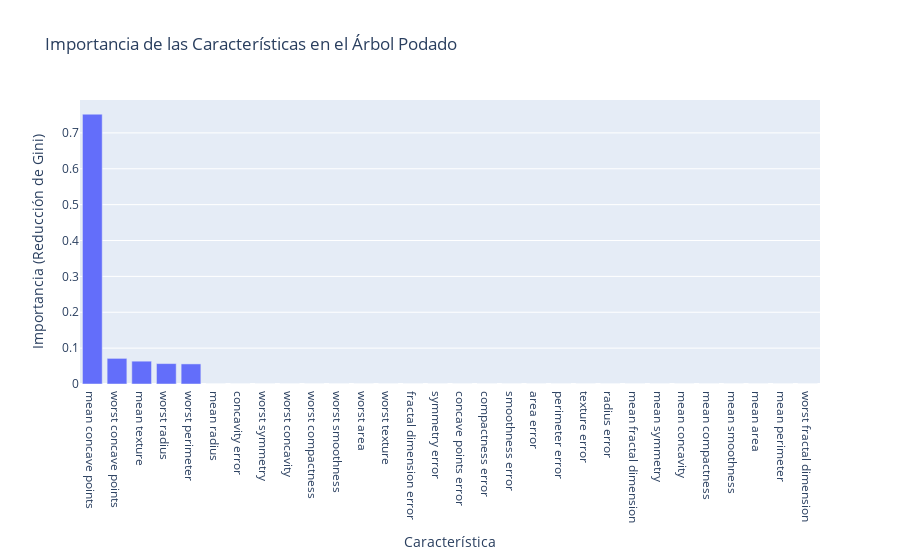

Notebook code cell kept with this figure:
### Markdown cell above
## 6. Importancia de las Características

Finalmente, podemos extraer qué características consideró más importantes nuestro árbol podado para tomar sus decisiones. Esto se basa en la reducción total del índice de Gini que cada característica aporta.

La importancia de las características en los árboles de decisión se calcula midiendo cuánto reduce cada característica la impureza (como la impureza de Gini o la entropía) en todos los nodos donde se utiliza para dividir los datos. La importancia de cada característica es la suma de las reducciones de impureza que aporta, ponderada por la cantidad de muestras que divide, y normalizada para que todas las importancias sumen 1.

### Code cell
importances = pd.DataFrame({
    'feature': X_train.columns,
    'importance': tree_pruned.feature_importances_
}).sort_values('importance', ascending=False)

fig = px.bar(
    importances,
    x='feature',
    y='importance',
    title='Importancia de las Características en el Árbol Podado',
    labels={'feature': 'Característica', 'importance': 'Importancia (Reducción de Gini)'}
)
fig.show()

### Figure 1 — Plotly figure (JSON) as saved in the notebook; plotly's stock layout.template omitted (floating-point values rounded to 4 significant figures)
{"data": [{"alignmentgroup": "True", "hovertemplate": "Característica=%{x}<br>Importancia (Reducción de Gini)=%{y}<extra></extra>", "legendgroup": "", "marker": {"color": "#636efa", "pattern": {"shape": ""}}, "name": "", "offsetgroup": "", "orientation": "v", "showlegend": false, "textposition": "auto", "type": "bar", "x": ["mean concave points", "worst concave points", "mean texture", "worst radius", "worst perimeter", "mean radius", "concavity error", "worst symmetry", "worst concavity", "worst compactness", "worst smoothness", "worst area", "worst texture", "fractal dimension error", "symmetry error", "concave points error", "compactness error", "smoothness error", "area error", "perimeter error", "texture error", "radius error", "mean fractal dimension", "mean symmetry", "mean concavity", "mean compactness", "mean smoothness", "mean area", "mean perimeter", "worst fractal dimension"], "xaxis": "x", "y": [0.7521, 0.07141, 0.06361, 0.05689, 0.05601, 0, 0, 0, 0, 0, 0, 0, 0, 0, 0, 0, 0, 0, 0, 0, 0, 0, 0, 0, 0, 0, 0, 0, 0, 0], "yaxis": "y"}], "layout": {"barmode": "relative", "legend": {"tracegroupgap": 0}, "title": {"text": "Importancia de las Características en el Árbol Podado"}, "xaxis": {"anchor": "y", "domain": [0, 1], "title": {"text": "Característica"}}, "yaxis": {"anchor": "x", "domain": [0, 1], "title": {"text": "Importancia (Reducción de Gini)"}}}}
